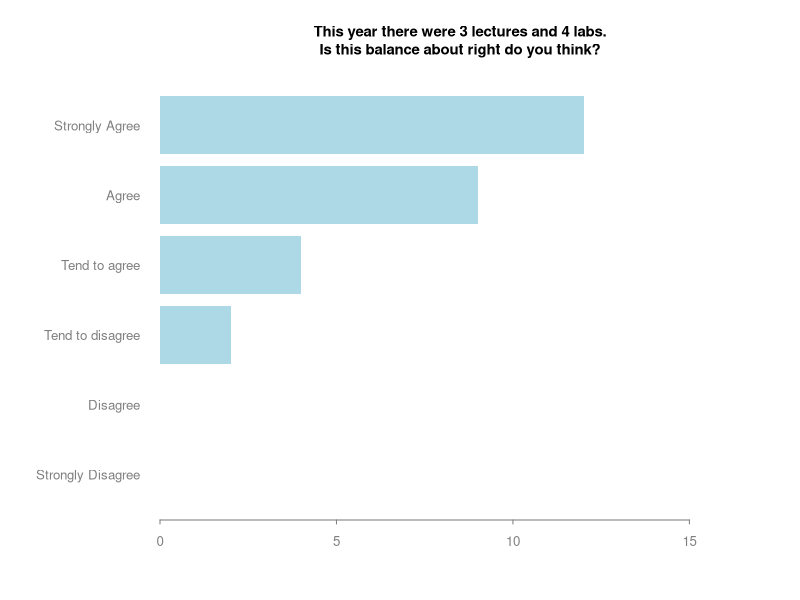
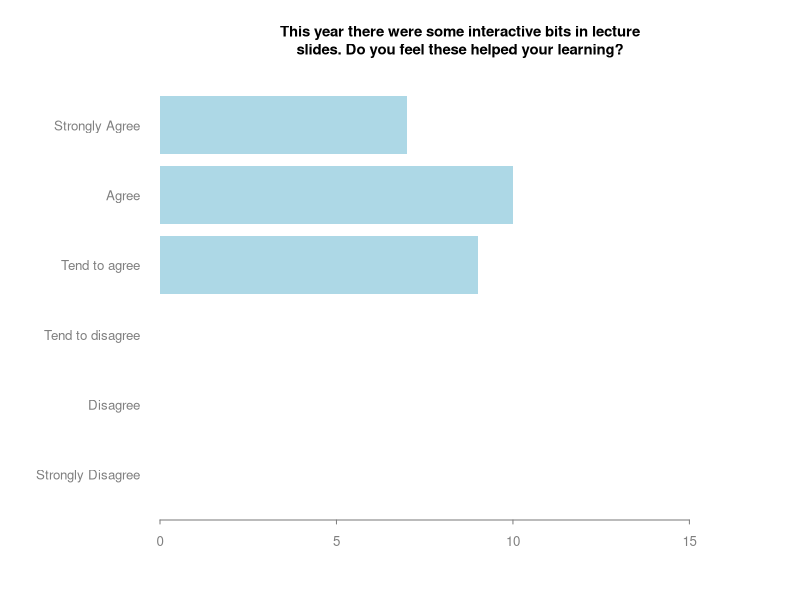
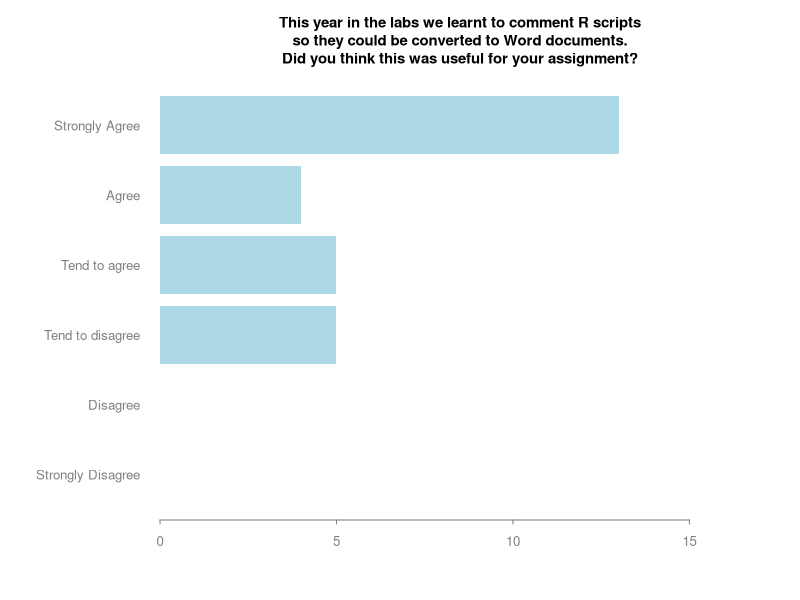
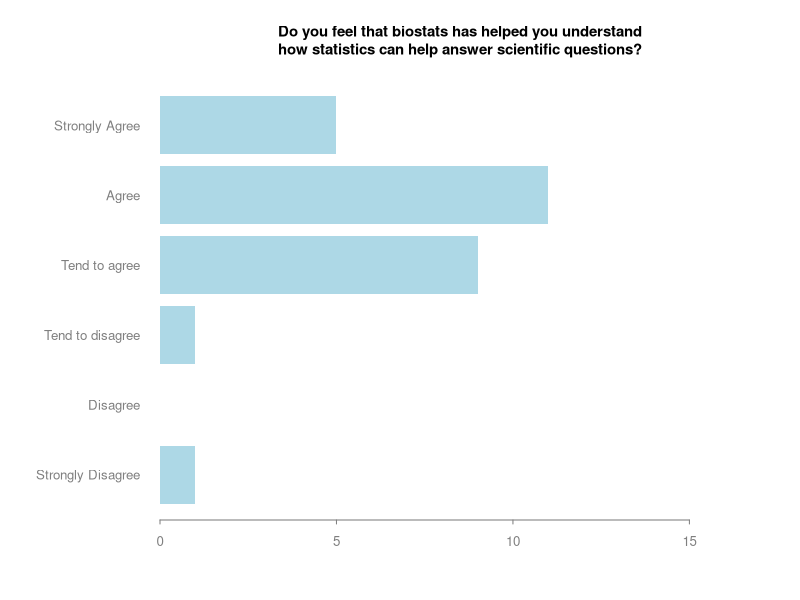

The R script that drew these images, in order:
## ---- chunk 1
fb = read.csv("227215_feedback_2015.csv", stringsAsFactors=FALSE, check.names=FALSE)
fb[,1] = gsub("\\\\n", "\n", fb[,1])
par(mar=c(4,8,4,2))
barplot(as.numeric(fb[1,-1]), horiz=TRUE, names=names(fb)[-1], las=1, border=NA, col="lightblue", xlim=c(0,17), xaxt="n", cex.names=0.8, col.axis="grey50")
axis(1, at=seq(0,15,by=5), line=0, cex.axis=0.8, tcl=-0.2, mgp=c(3,0.5,0), col="grey50", col.axis="grey50")
title(fb[1,1], cex.main=0.9)
## ---- chunk 2
par(mar=c(4,8,4,2))
barplot(as.numeric(fb[2,-1]), horiz=TRUE, names=names(fb)[-1], las=1, border=NA, col="lightblue", xlim=c(0,17), xaxt="n", cex.names=0.8, col.axis="grey50")
axis(1, at=seq(0,15,by=5), line=0, cex.axis=0.8, tcl=-0.2, mgp=c(3,0.5,0), col="grey50", col.axis="grey50")
title(fb[2,1], cex.main=0.9)
## ---- chunk 3
par(mar=c(4,8,4,2))
barplot(as.numeric(fb[3,-1]), horiz=TRUE, names=names(fb)[-1], las=1, border=NA, col="lightblue", xlim=c(0,17), xaxt="n", cex.names=0.8, col.axis="grey50")
axis(1, at=seq(0,15,by=5), line=0, cex.axis=0.8, tcl=-0.2, mgp=c(3,0.5,0), col="grey50", col.axis="grey50")
title(fb[3,1], cex.main=0.9)
## ---- chunk 4
par(mar=c(4,8,4,2))
barplot(as.numeric(fb[5,-1]), horiz=TRUE, names=names(fb)[-1], las=1, border=NA, col="lightblue", xlim=c(0,17), xaxt="n", cex.names=0.8, col.axis="grey50")
axis(1, at=seq(0,15,by=5), line=0, cex.axis=0.8, tcl=-0.2, mgp=c(3,0.5,0), col="grey50", col.axis="grey50")
title(fb[5,1], cex.main=0.9)
